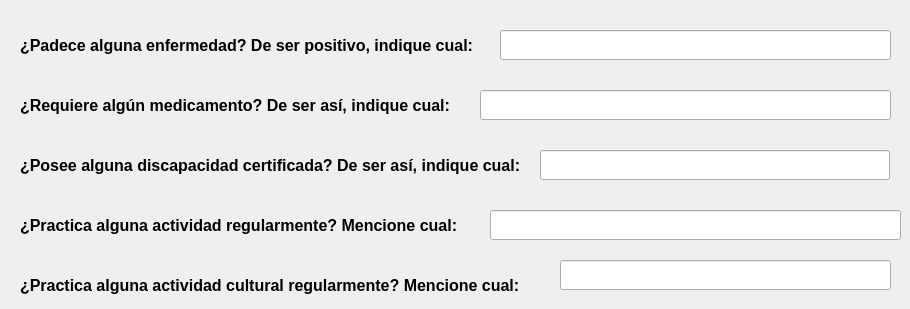
      <widget class="QWidget" name="tab_2">
       <attribute name="icon">
        <iconset resource="../icons/resources_ui.qrc">
         <normaloff>:/icons/salud_w.png</normaloff>
         <normalon>:/icons/salud_b.png</normalon>:/icons/salud_w.png</iconset>
       </attribute>
       <attribute name="title">
        <string>Datos de Salud</string>
       </attribute>
       <widget class="QLabel" name="lblStudent_apellido_5">
        <property name="geometry">
         <rect>
          <x>20</x>
          <y>30</y>
          <width>471</width>
          <height>30</height>
         </rect>
        </property>
        <property name="minimumSize">
         <size>
          <width>0</width>
          <height>30</height>
         </size>
        </property>
        <property name="maximumSize">
         <size>
          <width>16777215</width>
          <height>30</height>
         </size>
        </property>
        <property name="font">
         <font>
          <family>Segoe UI</family>
          <pointsize>12</pointsize>
          <bold>true</bold>
         </font>
        </property>
        <property name="styleSheet">
         <string notr="true">background-color: transparent;</string>
        </property>
        <property name="text">
         <string>¿Padece alguna enfermedad? De ser positivo, indique cual:</string>
        </property>
        <property name="alignment">
         <set>Qt::AlignmentFlag::AlignLeading|Qt::AlignmentFlag::AlignLeft|Qt::AlignmentFlag::AlignVCenter</set>
        </property>
        <property name="wordWrap">
         <bool>true</bool>
        </property>
       </widget>
       <widget class="QLineEdit" name="lneTipo_enfermedad">
        <property name="geometry">
         <rect>
          <x>500</x>
          <y>30</y>
          <width>391</width>
          <height>30</height>
         </rect>
        </property>
        <property name="minimumSize">
         <size>
          <width>350</width>
          <height>30</height>
         </size>
        </property>
        <property name="maximumSize">
         <size>
          <width>400</width>
          <height>30</height>
         </size>
        </property>
        <property name="font">
         <font>
          <family>Segoe UI</family>
          <pointsize>13</pointsize>
         </font>
        </property>
        <property name="cursor">
         <cursorShape>IBeamCursor</cursorShape>
        </property>
        <property name="styleSheet">
         <string notr="true"/>
        </property>
        <property name="text">
         <string/>
        </property>
        <property name="maxLength">
         <number>100</number>
        </property>
        <property name="alignment">
         <set>Qt::AlignmentFlag::AlignLeading|Qt::AlignmentFlag::AlignLeft|Qt::AlignmentFlag::AlignVCenter</set>
        </property>
        <property name="placeholderText">
         <string/>
        </property>
       </widget>
       <widget class="QLineEdit" name="lneMedicamento">
        <property name="geometry">
         <rect>
          <x>480</x>
          <y>90</y>
          <width>411</width>
          <height>30</height>
         </rect>
        </property>
        <property name="minimumSize">
         <size>
          <width>350</width>
          <height>30</height>
         </size>
        </property>
        <property name="maximumSize">
         <size>
          <width>500</width>
          <height>30</height>
         </size>
        </property>
        <property name="font">
         <font>
          <family>Segoe UI</family>
          <pointsize>13</pointsize>
         </font>
        </property>
        <property name="cursor">
         <cursorShape>IBeamCursor</cursorShape>
        </property>
        <property name="styleSheet">
         <string notr="true"/>
        </property>
        <property name="text">
         <string/>
        </property>
        <property name="maxLength">
         <number>100</number>
        </property>
        <property name="alignment">
         <set>Qt::AlignmentFlag::AlignLeading|Qt::AlignmentFlag::AlignLeft|Qt::AlignmentFlag::AlignVCenter</set>
        </property>
        <property name="placeholderText">
         <string/>
        </property>
       </widget>
       <widget class="QLabel" name="lblStudent_apellido_6">
        <property name="geometry">
         <rect>
          <x>20</x>
          <y>90</y>
          <width>471</width>
          <height>30</height>
         </rect>
        </property>
        <property name="minimumSize">
         <size>
          <width>0</width>
          <height>30</height>
         </size>
        </property>
        <property name="maximumSize">
         <size>
          <width>16777215</width>
          <height>30</height>
         </size>
        </property>
        <property name="font">
         <font>
          <family>Segoe UI</family>
          <pointsize>12</pointsize>
          <bold>true</bold>
         </font>
        </property>
        <property name="styleSheet">
         <string notr="true">background-color: transparent;</string>
        </property>
        <property name="text">
         <string>¿Requiere algún medicamento? De ser así, indique cual:</string>
        </property>
        <property name="alignment">
         <set>Qt::AlignmentFlag::AlignLeading|Qt::AlignmentFlag::AlignLeft|Qt::AlignmentFlag::AlignVCenter</set>
        </property>
       </widget>
       <widget class="QLineEdit" name="lneDiscapacidad">
        <property name="geometry">
         <rect>
          <x>540</x>
          <y>150</y>
          <width>350</width>
          <height>30</height>
         </rect>
        </property>
        <property name="minimumSize">
         <size>
          <width>350</width>
          <height>30</height>
         </size>
        </property>
        <property name="maximumSize">
         <size>
          <width>400</width>
          <height>30</height>
         </size>
        </property>
        <property name="font">
         <font>
          <family>Segoe UI</family>
          <pointsize>13</pointsize>
         </font>
        </property>
        <property name="cursor">
         <cursorShape>IBeamCursor</cursorShape>
        </property>
        <property name="styleSheet">
         <string notr="true"/>
        </property>
        <property name="text">
         <string/>
        </property>
        <property name="maxLength">
         <number>50</number>
        </property>
        <property name="alignment">
         <set>Qt::AlignmentFlag::AlignLeading|Qt::AlignmentFlag::AlignLeft|Qt::AlignmentFlag::AlignVCenter</set>
        </property>
        <property name="placeholderText">
         <string/>
        </property>
       </widget>
       <widget class="QLabel" name="lblStudent_apellido_7">
        <property name="geometry">
         <rect>
          <x>20</x>
          <y>150</y>
          <width>521</width>
          <height>30</height>
         </rect>
        </property>
        <property name="minimumSize">
         <size>
          <width>0</width>
          <height>30</height>
         </size>
        </property>
        <property name="maximumSize">
         <size>
          <width>16777215</width>
          <height>30</height>
         </size>
        </property>
        <property name="font">
         <font>
          <family>Segoe UI</family>
          <pointsize>12</pointsize>
          <bold>true</bold>
         </font>
        </property>
        <property name="styleSheet">
         <string notr="true">background-color: transparent;</string>
        </property>
        <property name="text">
         <string>¿Posee alguna discapacidad certificada? De ser así, indique cual:</string>
        </property>
        <property name="alignment">
         <set>Qt::AlignmentFlag::AlignLeading|Qt::AlignmentFlag::AlignLeft|Qt::AlignmentFlag::AlignVCenter</set>
        </property>
       </widget>
       <widget class="QLineEdit" name="lneActividad">
        <property name="geometry">
         <rect>
          <x>490</x>
          <y>210</y>
          <width>411</width>
          <height>30</height>
         </rect>
        </property>
        <property name="minimumSize">
         <size>
          <width>350</width>
          <height>30</height>
         </size>
        </property>
        <property name="maximumSize">
         <size>
          <width>500</width>
          <height>30</height>
         </size>
        </property>
        <property name="font">
         <font>
          <family>Segoe UI</family>
          <pointsize>13</pointsize>
         </font>
        </property>
        <property name="cursor">
         <cursorShape>IBeamCursor</cursorShape>
        </property>
        <property name="styleSheet">
         <string notr="true"/>
        </property>
        <property name="text">
         <string/>
        </property>
        <property name="maxLength">
         <number>100</number>
        </property>
        <property name="alignment">
         <set>Qt::AlignmentFlag::AlignLeading|Qt::AlignmentFlag::AlignLeft|Qt::AlignmentFlag::AlignVCenter</set>
        </property>
        <property name="placeholderText">
         <string/>
        </property>
       </widget>
       <widget class="QLabel" name="lblStudent_apellido_8">
        <property name="geometry">
         <rect>
          <x>20</x>
          <y>210</y>
          <width>461</width>
          <height>30</height>
         </rect>
        </property>
        <property name="minimumSize">
         <size>
          <width>0</width>
          <height>30</height>
         </size>
        </property>
        <property name="maximumSize">
         <size>
          <width>16777215</width>
          <height>30</height>
         </size>
        </property>
        <property name="font">
         <font>
          <family>Segoe UI</family>
          <pointsize>12</pointsize>
          <bold>true</bold>
         </font>
        </property>
        <property name="styleSheet">
         <string notr="true">background-color: transparent;</string>
        </property>
        <property name="text">
         <string>¿Practica alguna actividad regularmente? Mencione cual:</string>
        </property>
        <property name="alignment">
         <set>Qt::AlignmentFlag::AlignLeading|Qt::AlignmentFlag::AlignLeft|Qt::AlignmentFlag::AlignVCenter</set>
        </property>
       </widget>
       <widget class="QLineEdit" name="lneCultural">
        <property name="geometry">
         <rect>
          <x>560</x>
          <y>260</y>
          <width>331</width>
          <height>30</height>
         </rect>
        </property>
        <property name="minimumSize">
         <size>
          <width>300</width>
          <height>30</height>
         </size>
        </property>
        <property name="maximumSize">
         <size>
          <width>500</width>
          <height>30</height>
         </size>
        </property>
        <property name="font">
         <font>
          <family>Segoe UI</family>
          <pointsize>13</pointsize>
         </font>
        </property>
        <property name="cursor">
         <cursorShape>IBeamCursor</cursorShape>
        </property>
        <property name="styleSheet">
         <string notr="true"/>
        </property>
        <property name="text">
         <string/>
        </property>
        <property name="maxLength">
         <number>100</number>
        </property>
        <property name="alignment">
         <set>Qt::AlignmentFlag::AlignLeading|Qt::AlignmentFlag::AlignLeft|Qt::AlignmentFlag::AlignVCenter</set>
        </property>
        <property name="placeholderText">
         <string/>
        </property>
       </widget>
       <widget class="QLabel" name="lblStudent_apellido_9">
        <property name="geometry">
         <rect>
          <x>20</x>
          <y>270</y>
          <width>531</width>
          <height>30</height>
         </rect>
        </property>
        <property name="minimumSize">
         <size>
          <width>0</width>
          <height>30</height>
         </size>
        </property>
        <property name="maximumSize">
         <size>
          <width>16777215</width>
          <height>30</height>
         </size>
        </property>
        <property name="font">
         <font>
          <family>Segoe UI</family>
          <pointsize>12</pointsize>
          <bold>true</bold>
         </font>
        </property>
        <property name="styleSheet">
         <string notr="true">background-color: transparent;</string>
        </property>
        <property name="text">
         <string>¿Practica alguna actividad cultural regularmente? Mencione cual:</string>
        </property>
        <property name="alignment">
         <set>Qt::AlignmentFlag::AlignLeading|Qt::AlignmentFlag::AlignLeft|Qt::AlignmentFlag::AlignVCenter</set>
        </property>
       </widget>
      </widget>
